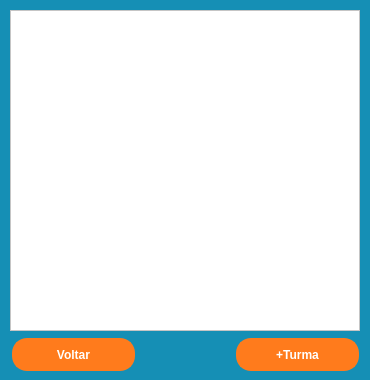
<?xml version="1.0" encoding="UTF-8"?>
<ui version="4.0">
 <class>verTurmas</class>
 <widget class="QMainWindow" name="verTurmas">
  <property name="geometry">
   <rect>
    <x>0</x>
    <y>0</y>
    <width>370</width>
    <height>380</height>
   </rect>
  </property>
  <property name="sizePolicy">
   <sizepolicy hsizetype="Fixed" vsizetype="Fixed">
    <horstretch>0</horstretch>
    <verstretch>0</verstretch>
   </sizepolicy>
  </property>
  <property name="minimumSize">
   <size>
    <width>370</width>
    <height>380</height>
   </size>
  </property>
  <property name="maximumSize">
   <size>
    <width>370</width>
    <height>380</height>
   </size>
  </property>
  <property name="windowTitle">
   <string>Início</string>
  </property>
  <widget class="QWidget" name="centralwidget">
   <property name="styleSheet">
    <string notr="true">#centralwidget {
background-color:  rgb(21, 143, 181);
}</string>
   </property>
   <widget class="QTableView" name="table">
    <property name="geometry">
     <rect>
      <x>10</x>
      <y>10</y>
      <width>350</width>
      <height>321</height>
     </rect>
    </property>
    <property name="font">
     <font>
      <pointsize>12</pointsize>
     </font>
    </property>
    <property name="styleSheet">
     <string notr="true">QHeaderView::section {
border: 2px solid rgb(255, 123, 28);
border-radius: 15px;
background-color: rgb(255, 123, 28);
color: #fff;
font-size: 12px;
 }

QTableView {
background-color: #fff;
selection-background-color: rgb(255, 123, 28);
selection-color: #fff;
color: rgb(255, 123, 28); }</string>
    </property>
    <property name="horizontalScrollBarPolicy">
     <enum>Qt::ScrollBarAlwaysOff</enum>
    </property>
    <property name="sizeAdjustPolicy">
     <enum>QAbstractScrollArea::AdjustToContents</enum>
    </property>
    <property name="editTriggers">
     <set>QAbstractItemView::NoEditTriggers</set>
    </property>
    <property name="cornerButtonEnabled">
     <bool>false</bool>
    </property>
    <attribute name="horizontalHeaderDefaultSectionSize">
     <number>0</number>
    </attribute>
    <attribute name="horizontalHeaderMinimumSectionSize">
     <number>0</number>
    </attribute>
    <attribute name="verticalHeaderVisible">
     <bool>false</bool>
    </attribute>
    <attribute name="verticalHeaderDefaultSectionSize">
     <number>0</number>
    </attribute>
    <attribute name="verticalHeaderMinimumSectionSize">
     <number>0</number>
    </attribute>
   </widget>
   <widget class="QPushButton" name="btnVoltar">
    <property name="geometry">
     <rect>
      <x>12</x>
      <y>338</y>
      <width>123</width>
      <height>33</height>
     </rect>
    </property>
    <property name="sizePolicy">
     <sizepolicy hsizetype="Maximum" vsizetype="Expanding">
      <horstretch>0</horstretch>
      <verstretch>0</verstretch>
     </sizepolicy>
    </property>
    <property name="font">
     <font>
      <weight>75</weight>
      <bold>true</bold>
     </font>
    </property>
    <property name="focusPolicy">
     <enum>Qt::StrongFocus</enum>
    </property>
    <property name="layoutDirection">
     <enum>Qt::LeftToRight</enum>
    </property>
    <property name="styleSheet">
     <string notr="true">border: 2px solid rgb(255, 123, 28);;
border-radius: 15px;
background-color: rgb(255, 123, 28);
color: #fff;
</string>
    </property>
    <property name="text">
     <string>Voltar</string>
    </property>
   </widget>
   <widget class="QPushButton" name="btnTurma">
    <property name="geometry">
     <rect>
      <x>236</x>
      <y>338</y>
      <width>123</width>
      <height>33</height>
     </rect>
    </property>
    <property name="sizePolicy">
     <sizepolicy hsizetype="Maximum" vsizetype="Expanding">
      <horstretch>0</horstretch>
      <verstretch>0</verstretch>
     </sizepolicy>
    </property>
    <property name="font">
     <font>
      <weight>75</weight>
      <bold>true</bold>
     </font>
    </property>
    <property name="focusPolicy">
     <enum>Qt::StrongFocus</enum>
    </property>
    <property name="layoutDirection">
     <enum>Qt::LeftToRight</enum>
    </property>
    <property name="styleSheet">
     <string notr="true">border: 2px solid rgb(255, 123, 28);;
border-radius: 15px;
background-color: rgb(255, 123, 28);
color: #fff;
</string>
    </property>
    <property name="text">
     <string>+Turma</string>
    </property>
    <property name="icon">
     <iconset>
      <normaloff>icons/turma.png</normaloff>icons/turma.png</iconset>
    </property>
   </widget>
  </widget>
 </widget>
 <resources/>
 <connections/>
</ui>
